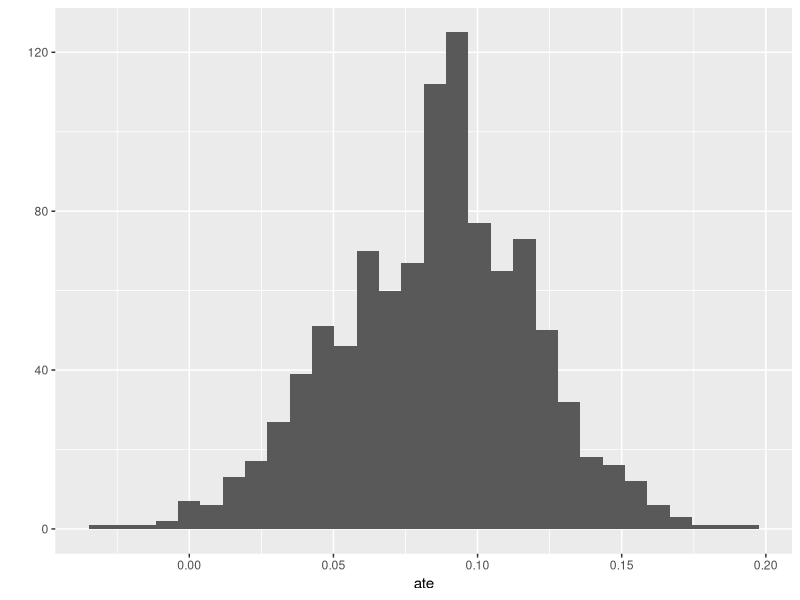

Write R code to recreate this figure.
library(ggplot2)
set.seed(1234)

details <- list()

details[[1]] <- list(
  treatment = "A",
  size = "small",
  patients_n = 87,
  recovered_n = 81
)  
details[[2]] <- list(
  treatment = "A",
  size = "large",
  patients_n = 263,
  recovered_n = 192
)  
details[[3]] <- list(
  treatment = "B",
  size = "small",
  patients_n = 270,
  recovered_n = 234
)  
details[[4]] <- list(
  treatment = "B",
  size = "large",
  patients_n = 80,
  recovered_n = 50
)  


treatments <- c()
sizes <- c()
recovered <- c()

for( i in 1:4){
  treatments <- c(treatments, 
    rep(details[[i]]$treatment, details[[i]]$patients_n))
  sizes <- c(sizes, 
    rep(details[[i]]$size, details[[i]]$patients_n))
  recovered_ <- rep(0, details[[i]]$patients_n)
  recovered_[1:details[[i]]$recovered_n] <- 1
  recovered <- c(recovered, recovered_)  
}

df <- data.frame(treatments, sizes, recovered)

adjustment <- function(t, o, z, t0){
  ind_t0 <- t == t0
  z_values <- unique(z)
  
  adjusted_prob <- 0
  for(z_ in z_values){
    ind_z_ <- z == z_
    ind <- ind_t0 & ind_z_
    adjusted_prob <- adjusted_prob + mean(o[ind])*mean(ind_z_)
  }
  
  return(adjusted_prob)
}

adjustment(df$treatments, df$recovered, df$sizes, 'A')
adjustment(df$treatments, df$recovered, df$sizes, 'B')

bootstrap_n <- 1000
ates <- c()
for(i in 1: bootstrap_n){
  resample <- sample(nrow(df), replace = TRUE)
  df_resample <- df[resample, ]
  do_t_A <- adjustment(df_resample$treatments, 
    df_resample$recovered, df_resample$sizes, 'A')
  do_t_B <- adjustment(df_resample$treatments, 
    df_resample$recovered, df_resample$sizes, 'B')
  ates <- c(ates, do_t_A - do_t_B)
}

results <- data.frame(ate = ates)

qplot(ate, data = results, geom = "histogram")

quantile(ates)
mean(ates > 0)
